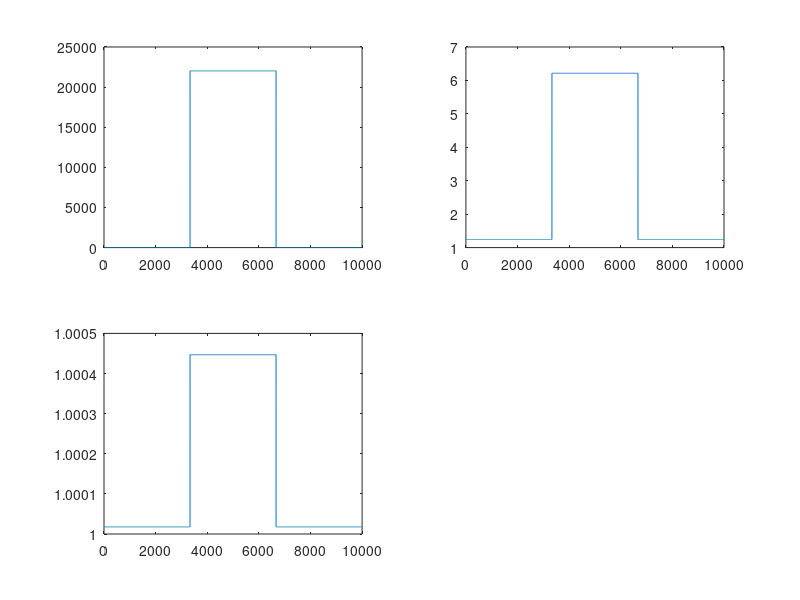

MATLAB code for this plot: (Note: this script raises an error after producing the figure.)
rng(123)
addpath(genpath('D:\GitHub\COM_POISSON'));

%%
T = 100;
dt = 0.01; % bin length (s)
n = 1; % number of independent observations

X_lam = ones(T/dt, 1);
G_nu = ones(T/dt, 1);

beta_true = [repmat(2, 1, round(T/(dt*3)))...
    repmat(10, 1, round(T/(dt*3)))...
    repmat(2, 1, T/dt - 2*round(T/(dt*3)))]';

lam_true = exp(X_lam.*beta_true);

% set the mean to be approximate 5
nu_true = log(lam_true)/ log(5);
gamma_true = log(nu_true)./G_nu;

figure(1)
subplot(2,2,1);
plot(lam_true)
subplot(2,2,2);
plot(nu_true)
subplot(2,2,3);
plot(lam_true'.^(1/nu_true))

spk_vec = zeros(n, T/dt);
theo_mean = zeros(T/dt, 1);
theo_var = zeros(T/dt, 1);

for k = 1:(T/dt)
    spk_vec(:, k) = com_rnd(lam_true(k), nu_true(k), n);
    cum_app = sum_calc(lam_true(k), nu_true(k), 1000);
    Zk = cum_app(1);
    Ak = cum_app(2);
    Bk = cum_app(3);
    Ck = cum_app(4);
    
    theo_mean(k) = Ak/Zk;
    theo_var(k) = Bk/Zk - theo_mean(k)^2;
end

figure(2)
subplot(2,1,1)
hold on
plot(mean(spk_vec, 1))
plot(theo_mean)
hold off

subplot(2,1,2)
plot(theo_var)

theta_true = [beta_true gamma_true];
%%
theta0 = [log(mean(spk_vec(1:100))); 0];
[theta_fit1,W_fit1] =...
    ppafilt_compoisson_v2(theta0, spk_vec,X_lam,G_nu,...
    eye(2),eye(2),diag([1e-4 1e-3]));

[theta_fit2,W_fit2] =...
    ppasmoo_compoisson_v2(theta0, spk_vec,X_lam,G_nu,...
    eye(2),eye(2),diag([1e-4 1e-3]));

theta = figure;
subplot(2, 1, 1)
hold on
l1 = plot(theta_true(:, 1), 'k', 'LineWidth', 2);
l2 = plot(theta_fit1(1, :), 'b', 'LineWidth', 1);
l3 = plot(theta_fit2(1, :), 'c', 'LineWidth', 1);
plot(theta_fit1(1, :) + sqrt(squeeze(W_fit1(1, 1, :)))', 'b:', 'LineWidth', .5)
plot(theta_fit1(1, :) - sqrt(squeeze(W_fit1(1, 1, :)))', 'b:', 'LineWidth', .5)
plot(theta_fit2(1, :) + sqrt(squeeze(W_fit2(1, 1, :)))', 'c:', 'LineWidth', .5)
plot(theta_fit2(1, :) - sqrt(squeeze(W_fit2(1, 1, :)))', 'c:', 'LineWidth', .5)
legend([l1 l2 l3], 'true', 'filtering', 'smoothing', 'Location','northwest');
title('\theta for \lambda')
xlabel('step')
hold off

subplot(2, 1, 2)
hold on
l1 = plot(theta_true(:, 2), 'k', 'LineWidth', 2);
l2 = plot(theta_fit1(2, :), 'b', 'LineWidth', 1);
l3 = plot(theta_fit2(2, :), 'c', 'LineWidth', 1);
plot(theta_fit1(2, :) + sqrt(squeeze(W_fit1(2, 2, :)))', 'b:', 'LineWidth', .5)
plot(theta_fit1(2, :) - sqrt(squeeze(W_fit1(2, 2, :)))', 'b:', 'LineWidth', .5)
plot(theta_fit2(2, :) + sqrt(squeeze(W_fit2(2, 2, :)))', 'c:', 'LineWidth', .5)
plot(theta_fit2(2, :) - sqrt(squeeze(W_fit2(2, 2, :)))', 'c:', 'LineWidth', .5)
legend([l1 l2 l3], 'true', 'filtering', 'smoothing', 'Location','northwest');
title('\theta for \nu')
xlabel('step')
hold off

saveas(theta, 'theta_mean.png')
%%
lam_fit1 = exp(X_lam.*theta_fit1(1, :)');
lam_fit2 = exp(X_lam.*theta_fit2(1, :)');
nu_fit1 = exp(G_nu.*theta_fit1(2, :)');
nu_fit2 = exp(G_nu.*theta_fit2(2, :)');

spk_vec = zeros(n, T/dt);
theo_mean = zeros(T/dt, 1);
theo_var = zeros(T/dt, 1);
fit1_mean = zeros(T/dt, 1);
fit1_var = zeros(T/dt, 1);
fit2_mean = zeros(T/dt, 1);
fit2_var = zeros(T/dt, 1);

for k = 1:(T/dt)
    spk_vec(:, k) = com_rnd(lam_true(k), nu_true(k), n);
    [theo_mean(k), theo_var(k)] = meanVar_cmp(lam_true(k), nu_true(k), 1000);
    [fit1_mean(k), fit1_var(k)] = meanVar_cmp(lam_fit1(k), nu_fit1(k), 1000);
    [fit2_mean(k), fit2_var(k)] = meanVar_cmp(lam_fit2(k), nu_fit2(k), 1000);
    
end

mean_var = figure;
subplot(2,1,1)
hold on
s = plot(spk_vec, 'Color', [1, 0.5, 0, 0.2]);
l1 = plot(theo_mean, 'k', 'LineWidth', 2);
l2 = plot(fit1_mean, 'b', 'LineWidth', 1);
l3 = plot(fit2_mean, 'c', 'LineWidth', 1);
hold off
legend([s l1 l2 l3], 'true-spk', 'true', 'filtering', 'smoothing', 'Location','northeast');
title('mean')
xlabel('step')

subplot(2,1,2)
hold on
l1 = plot(theo_var, 'k', 'LineWidth', 2);
l2 = plot(fit1_var, 'b', 'LineWidth', 1);
l3 = plot(fit2_var, 'c', 'LineWidth', 1);
hold off
legend([l1 l2 l3], 'true', 'filtering', 'smoothing', 'Location','northeast');
title('var')
xlabel('step')

saveas(mean_var, 'mean_var_mean.png')



